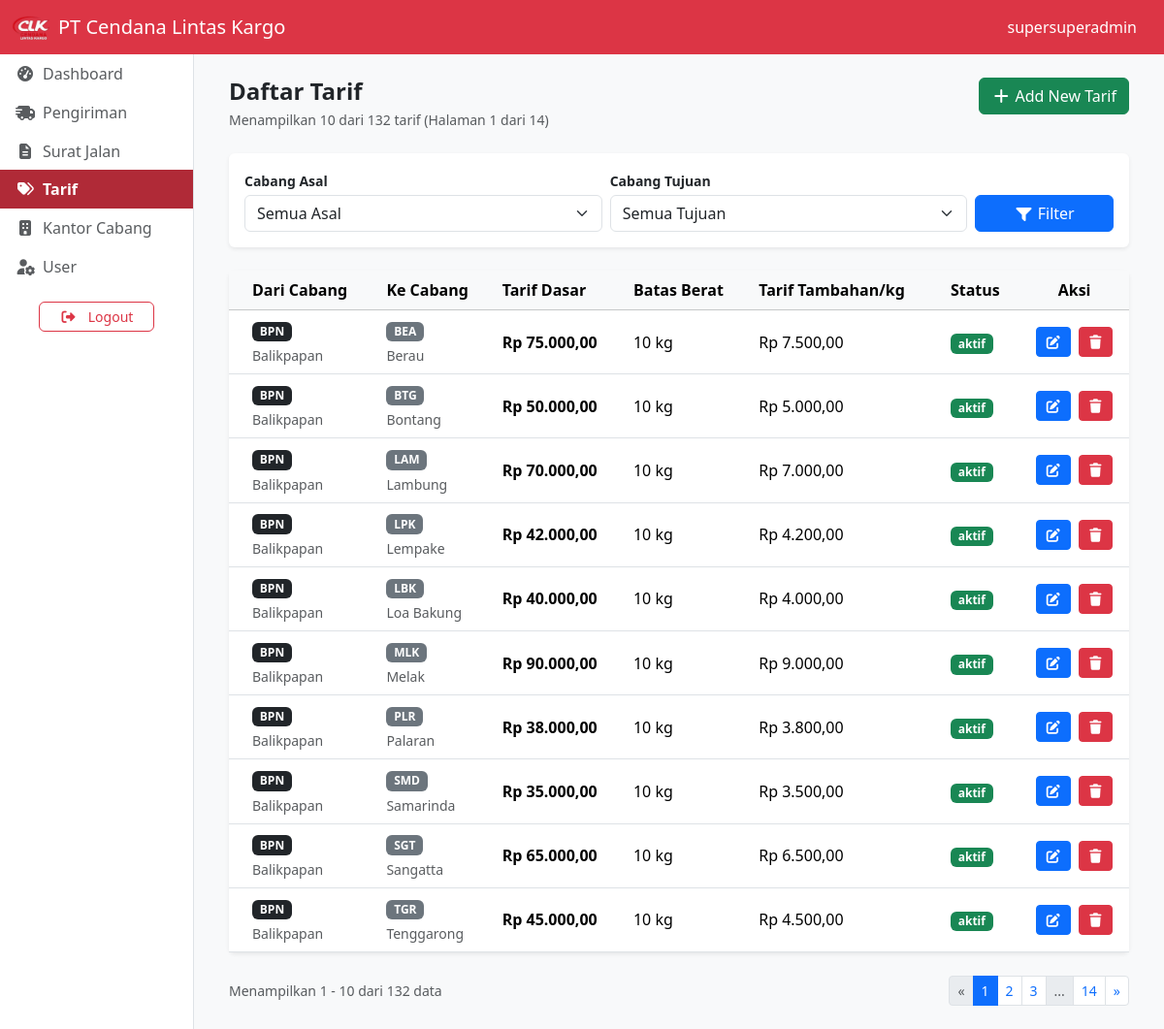
The page /dashboard/superSuperAdmin/tarif/index.php (signed in) on the database its author committed.
### tables this page shows
CREATE TABLE Tarif_pengiriman (
    id INT AUTO_INCREMENT PRIMARY KEY,
    id_cabang_asal INT NOT NULL,
    id_cabang_tujuan INT NOT NULL,
    tarif_dasar DECIMAL(10,2) NOT NULL,
    batas_berat_dasar INT NOT NULL,
    tarif_tambahan_perkg DECIMAL(10,2) NOT NULL,
    status ENUM('aktif', 'nonaktif') DEFAULT 'aktif',
    FOREIGN KEY (id_cabang_asal) REFERENCES Kantor_cabang(id) ON DELETE CASCADE,
    FOREIGN KEY (id_cabang_tujuan) REFERENCES Kantor_cabang(id) ON DELETE CASCADE
);

CREATE TABLE Kantor_cabang (
    id INT AUTO_INCREMENT PRIMARY KEY,
    kode_cabang VARCHAR(10) NOT NULL UNIQUE,
    nama_cabang VARCHAR(100) NOT NULL,
    alamat_cabang TEXT NOT NULL,
    telp_cabang VARCHAR(20) NOT NULL
);

### dashboard/superSuperAdmin/tarif/index.php (the view, shortened to what this page needs)
<?php
    include '../../../config/database.php';
    $limit = 10;
    $page_num = isset($_GET['page']) && is_numeric($_GET['page']) && $_GET['page'] > 0 ? (int)$_GET['page'] : 1;
    $offset = ($page_num - 1) * $limit;
    $filter_asal = isset($_GET['filter_asal']) && is_numeric($_GET['filter_asal']) ? (int)$_GET['filter_asal'] : 0;
    $filter_tujuan = isset($_GET['filter_tujuan']) && is_numeric($_GET['filter_tujuan']) ? (int)$_GET['filter_tujuan'] : 0;
    $whereClause = "WHERE 1=1";
    $params = [];
    $types = "";
    $countSql = "SELECT COUNT(*) as total
                 FROM tarif_pengiriman tp
                 JOIN kantor_cabang ca ON tp.id_cabang_asal = ca.id
                 JOIN kantor_cabang ct ON tp.id_cabang_tujuan = ct.id
                 $whereClause";
    if (!empty($params)) {
        $stmt = $conn->prepare($countSql);
        $stmt->bind_param($types, ...$params);
        $stmt->execute();
        $result = $stmt->get_result();
        $total_records = $result->fetch_assoc()['total'];
        $stmt->close();
    } else {
        $result = $conn->query($countSql);
        $total_records = $result->fetch_assoc()['total'];
    }
    $total_pages = ceil($total_records / $limit);
    $sql = "SELECT
                tp.id,
                ca.kode_cabang AS dari_cabang,
                ca.nama_cabang AS nama_dari_cabang,
                ct.kode_cabang AS ke_cabang,
                ct.nama_cabang AS nama_ke_cabang,
                tp.tarif_dasar,
                tp.batas_berat_dasar,
                tp.tarif_tambahan_perkg,
                tp.status
            FROM tarif_pengiriman tp
            JOIN kantor_cabang ca ON tp.id_cabang_asal = ca.id
            JOIN kantor_cabang ct ON tp.id_cabang_tujuan = ct.id
            $whereClause
            ORDER BY ca.nama_cabang ASC, ct.nama_cabang ASC
            LIMIT ? OFFSET ?";
    $params[] = $limit;
    $params[] = $offset;
    $types .= "ii";
    $stmt = $conn->prepare($sql);
    $stmt->bind_param($types, ...$params);
    $stmt->execute();
    $result = $stmt->get_result();
    $tarifs = $result->num_rows > 0 ? $result->fetch_all(MYSQLI_ASSOC) : [];
?>
<?php
    include '../../../templates/header.php';
    include '../../../components/navDashboard.php';
?>
<div class="container-fluid">
  <div class="row">
    <?php include '../../../components/sidebar.php'; ?>
    <div class="col-lg-10 bg-light">
        <div class="container-fluid p-4">
            <div class="d-flex flex-wrap justify-content-between align-items-center mb-4">
                <div>
                    <h1 class="h4 mb-1 fw-bold">Daftar Tarif</h1>
                    <p class="text-muted small mb-0">
                        Menampilkan <?= count($tarifs); ?> dari <?= $total_records; ?> tarif
                        <?php if ($total_pages > 1): ?>
                            (Halaman <?= $page_num; ?> dari <?= $total_pages; ?>)
                        <?php endif; ?>
                    </p>
                </div>
                <div class="d-flex gap-2 mt-2 mt-md-0">
                    <a href="create" class="btn btn-success mb-3">
                        <i class="fa-solid fa-plus"></i>
                        Add New Tarif
                    </a>
                </div>
            </div>
            <div class="card border-0 shadow-sm mb-4">
                <div class="card-body p-3">
                    <form method="GET" action="" class="row g-2 align-items-end">
                        <div class="col-md-5">
                            <label for="filter_asal" class="form-label small fw-semibold mb-1">Cabang Asal</label>
                            <select name="filter_asal" id="filter_asal" class="form-select">
                                <option value="0">Semua Asal</option>
                            </select>
                        </div>
                        <div class="col-md-5">
                            <label for="filter_tujuan" class="form-label small fw-semibold mb-1">Cabang Tujuan</label>
                            <select name="filter_tujuan" id="filter_tujuan" class="form-select">
                                <option value="0">Semua Tujuan</option>
                            </select>
                        </div>
                        <div class="col-md-2">
                            <button type="submit" class="btn btn-primary w-100">
                                <i class="fa-solid fa-filter"></i>
                                Filter
                            </button>
                        </div>
                    </form>
                </div>
            </div>
            <div class="card border-0 shadow-sm">
                <div class="card-body p-0">
                    <div class="table-responsive">
                        <table class="table table-hover align-middle mb-0">
                            <thead class="table-light">
                                <tr>
                                    <th scope="col" class="ps-4">Dari Cabang</th>
                                    <th scope="col">Ke Cabang</th>
                                    <th scope="col">Tarif Dasar</th>
                                    <th scope="col">Batas Berat</th>
                                    <th scope="col">Tarif Tambahan/kg</th>
                                    <th scope="col">Status</th>
                                    <th class="text-center">Aksi</th>
                                </tr>
                            </thead>
                            <tbody>
                                <?php if (empty($tarifs)): ?>
                                <tr>
                                    <td colspan="7" class="text-center py-5 text-muted">
                                        <i class="fa-solid fa-box"></i>
                                        <p class="mb-0">Tidak ada data tarif<?= ($filter_asal > 0 || $filter_tujuan > 0) ? ' dengan filter yang dipilih' : '' ?>.</p>
                                    </td>
                                </tr>
                                <?php else: ?>
                                <?php foreach ($tarifs as $tarif): ?>
                                <tr>
                                    <td class="ps-4">
                                        <span class="badge bg-dark">
                                            <?= htmlspecialchars($tarif['dari_cabang']); ?>
                                        </span>
                                        <small class="d-block text-muted mt-1"><?= htmlspecialchars($tarif['nama_dari_cabang']); ?></small>
                                    </td>
                                    <td>
                                        <span class="badge bg-secondary">
                                            <?= htmlspecialchars($tarif['ke_cabang']); ?>
                                        </span>
                                        <small class="d-block text-muted mt-1"><?= htmlspecialchars($tarif['nama_ke_cabang']); ?></small>
                                    </td>
                                    <td class="tarif fw-semibold"><?= htmlspecialchars($tarif['tarif_dasar']); ?></td>
                                    <td><?= htmlspecialchars($tarif['batas_berat_dasar']); ?> kg</td>
                                    <td class="tarif"><?= htmlspecialchars($tarif['tarif_tambahan_perkg']); ?></td>
                                    <td>
                                        <span class="badge text-bg-<?= $tarif['status'] == 'aktif' ? 'success' : 'secondary'; ?>">
                                            <?= htmlspecialchars($tarif['status']); ?>
                                        </span>
                                    </td>
                                    <td class="">
                                        <div class="d-flex align-items-center justify-content-center gap-2">
                                            <a href="update?id=<?= $tarif['id']; ?>" class="btn btn-sm btn-primary">
                                                <i class="fa-solid fa-pen-to-square"></i>
                                            </a>
                                            <button type="button" data-bs-toggle="modal" data-bs-target="#delete<?= $tarif['id']; ?>" class="btn btn-sm btn-danger" title="Hapus">
                                                <i class="fa-solid fa-trash"></i>
                                            </button>
                                        </div>
                                    </td>
                                </tr>
                                <?php endforeach; ?>
                                <?php endif; ?>
                            </tbody>
                        </table>
                    </div>
                </div>
            </div>
            <?php if ($total_pages > 1): ?>
            <div class="d-flex justify-content-between align-items-center mt-4">
                <div class="text-muted small">
                    Menampilkan <?= $offset + 1; ?> - <?= min($offset + $limit, $total_records); ?> dari <?= $total_records; ?> data
                </div>
                <nav aria-label="Navigasi halaman">
                    <ul class="pagination pagination-sm mb-0">
                        <li class="page-item <?= $page_num <= 1 ? 'disabled' : ''; ?>">
                            <a class="page-link" href="?page=<?= $page_num - 1; ?><?= $filter_asal > 0 ? '&filter_asal=' . $filter_asal : ''; ?><?= $filter_tujuan > 0 ? '&filter_tujuan=' . $filter_tujuan : ''; ?>" aria-label="Previous">
                                <span aria-hidden="true">&laquo;</span>
                            </a>
                        </li>
                        <?php
                        $range = 2;
                        for ($i = 1; $i <= $total_pages; $i++) {
                            if ($i == 1 || $i == $total_pages || ($i >= $page_num - $range && $i <= $page_num + $range)) {
                                ?>
                                <li class="page-item <?= $i == $page_num ? 'active' : ''; ?>">
                                    <a class="page-link" href="?page=<?= $i; ?><?= $filter_asal > 0 ? '&filter_asal=' . $filter_asal : ''; ?><?= $filter_tujuan > 0 ? '&filter_tujuan=' . $filter_tujuan : ''; ?>"><?= $i; ?></a>
                                </li>
                                <?php
                            } elseif ($i == $page_num - $range - 1 || $i == $page_num + $range + 1) {
                                ?>
                                <li class="page-item disabled">
                                    <span class="page-link">...</span>
                                </li>
                                <?php
                            }
                        }
                        ?>
                        <li class="page-item <?= $page_num >= $total_pages ? 'disabled' : ''; ?>">
                            <a class="page-link" href="?page=<?= $page_num + 1; ?><?= $filter_asal > 0 ? '&filter_asal=' . $filter_asal : ''; ?><?= $filter_tujuan > 0 ? '&filter_tujuan=' . $filter_tujuan : ''; ?>" aria-label="Next">
                                <span aria-hidden="true">&raquo;</span>
                            </a>
                        </li>
                    </ul>
                </nav>
            </div>
            <?php endif; ?>
        </div>
    </div>
  </div>
</div>
<?php
    include '../../../templates/footer.php';
?>

### rows shown on the page
tarif_pengiriman: id_cabang_asal.kode_cabang "BPN", id_cabang_asal.nama_cabang "Balikpapan", id_cabang_tujuan.kode_cabang "BEA", id_cabang_tujuan.nama_cabang "Berau", batas_berat_dasar "10", status "aktif"
tarif_pengiriman: id_cabang_asal.kode_cabang "BPN", id_cabang_asal.nama_cabang "Balikpapan", id_cabang_tujuan.kode_cabang "BTG", id_cabang_tujuan.nama_cabang "Bontang", batas_berat_dasar "10", status "aktif"
tarif_pengiriman: id_cabang_asal.kode_cabang "BPN", id_cabang_asal.nama_cabang "Balikpapan", id_cabang_tujuan.kode_cabang "LAM", id_cabang_tujuan.nama_cabang "Lambung", batas_berat_dasar "10", status "aktif"
tarif_pengiriman: id_cabang_asal.kode_cabang "BPN", id_cabang_asal.nama_cabang "Balikpapan", id_cabang_tujuan.kode_cabang "LPK", id_cabang_tujuan.nama_cabang "Lempake", batas_berat_dasar "10", status "aktif"
tarif_pengiriman: id_cabang_asal.kode_cabang "BPN", id_cabang_asal.nama_cabang "Balikpapan", id_cabang_tujuan.kode_cabang "LBK", id_cabang_tujuan.nama_cabang "Loa Bakung", batas_berat_dasar "10", status "aktif"
tarif_pengiriman: id_cabang_asal.kode_cabang "BPN", id_cabang_asal.nama_cabang "Balikpapan", id_cabang_tujuan.kode_cabang "MLK", id_cabang_tujuan.nama_cabang "Melak", batas_berat_dasar "10", status "aktif"
tarif_pengiriman: id_cabang_asal.kode_cabang "BPN", id_cabang_asal.nama_cabang "Balikpapan", id_cabang_tujuan.kode_cabang "PLR", id_cabang_tujuan.nama_cabang "Palaran", batas_berat_dasar "10", status "aktif"
tarif_pengiriman: id_cabang_asal.kode_cabang "BPN", id_cabang_asal.nama_cabang "Balikpapan", id_cabang_tujuan.kode_cabang "SMD", id_cabang_tujuan.nama_cabang "Samarinda", batas_berat_dasar "10", status "aktif"
tarif_pengiriman: id_cabang_asal.kode_cabang "BPN", id_cabang_asal.nama_cabang "Balikpapan", id_cabang_tujuan.kode_cabang "SGT", id_cabang_tujuan.nama_cabang "Sangatta", batas_berat_dasar "10", status "aktif"
tarif_pengiriman: id_cabang_asal.kode_cabang "BPN", id_cabang_asal.nama_cabang "Balikpapan", id_cabang_tujuan.kode_cabang "TGR", id_cabang_tujuan.nama_cabang "Tenggarong", batas_berat_dasar "10", status "aktif"

### other values the page prints
$_SESSION['username'] "supersuperadmin"
count($tarifs) "10"
$total_records "132"
$page_num "1"
$total_pages "14"
$offset + 1 "1"
min($offset + $limit, $total_records) "10"
